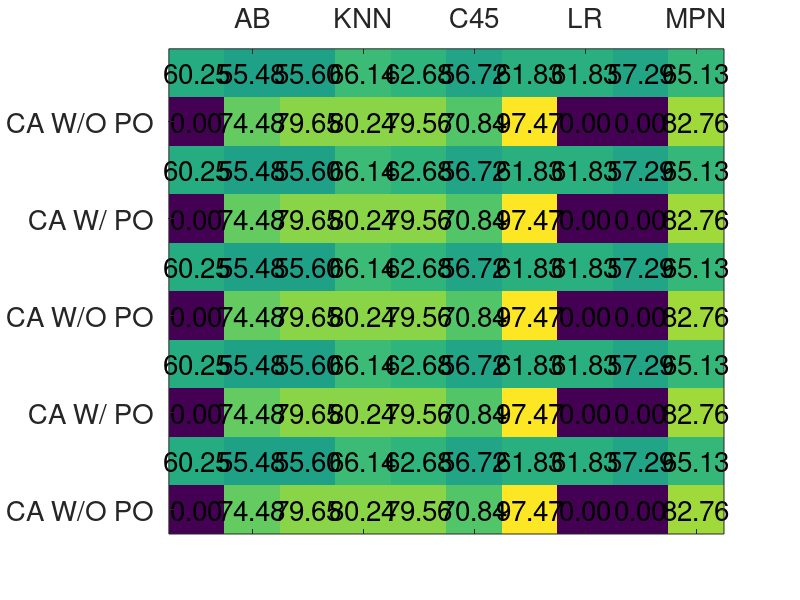

This chart was generated by the following MATLAB code: (Note: this script raises an error after producing the figure.)
%% Draw a heatmap for the results table

% Clear
clc
clear

% Load the values
load('results_tables.mat')

% Choose the metric (ca,time,fscore)
% NB! You need to change this for each performance metric!
%metric=ca;
%metric=time;
%metric=fscore;
%metric=avg_ca;
%metric=avg_time;
%metric=avg_fscore;
%metric=autoweka_results;
metric=autoweka_results_avg;

% Name the tick labels
algorithm_xticklabels = {'AB';'KNN';'C45';'LR';'MPN';'NB';'RF';'RFN';'MCP';'SVM'};
%algorithm_yticklabels = {'S1';'S2';'S3';'S4';'S5';'S6';'S7';'S8';'S9';'S10'};
%algorithm_yticklabels = {'Avg. CA'};
%algorithm_yticklabels = {'Avg. Time'};
%algorithm_yticklabels = {'Avg. F-score'};
algorithm_yticklabels = {'CA W/O PO'; 'CA W/ PO'};

% Draw the matrix
disp('Drawing a heatmap for the results table...');
imagesc(metric);

% Change the colormap to greyscale 
% colormap(flipud(gray));
% colormap(flipud(colormap)); Use this when you want to invert the colors

% Set X tick values
set(gca,'XTickLabel',algorithm_xticklabels);
set(gca,'xaxisLocation','top');
set(gca,'FontSize',20);
% Set Y tick values
set(gca,'YTickLabel',algorithm_yticklabels);
% Draw matrix values on figure
% Create strings from the matrix values
textStrings = num2str(metric(:),'%0.2f');  
% Remove any space padding
textStrings = strtrim(cellstr(textStrings));  
% Create x and y coordinates for the strings
[x,y] = meshgrid(1:10); 
% Plot the strings
hStrings = text(x(:),y(:),textStrings(:), 'HorizontalAlignment','center', 'FontSize',20);
% Get the middle value of the color range
midValue = mean(get(gca,'CLim'));   
% Choose white or black for the text color of the strings
textColors = repmat(metric(:) < midValue,1,3);
% Change the text colors
set(hStrings,{'Color'},num2cell(textColors,2));  
disp('Done.');